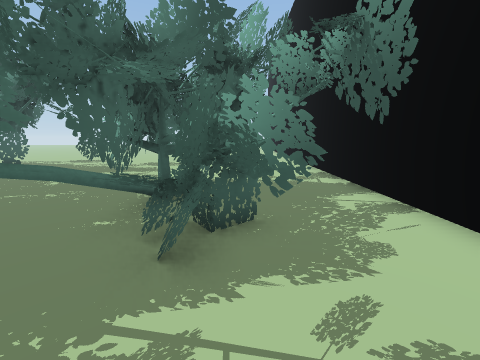
[1] (above)

24 first-person views from a walk through a Unity game level. The camera is 1.4 m above the floor, tilts 10° down and sees 90° across. The floor is counted in squares, 1 m on a side. Each view is taken from the middle of a square. On the plan, view 1 faces up. The plan holds only what a view shows up to about 13 squares ahead; the rest is blank. The place goes on beyond the plan. Some animated figures are left out.

[2]
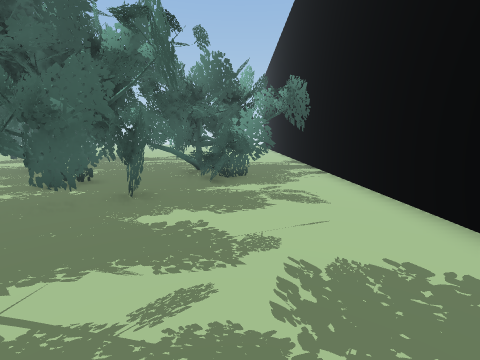

[3]
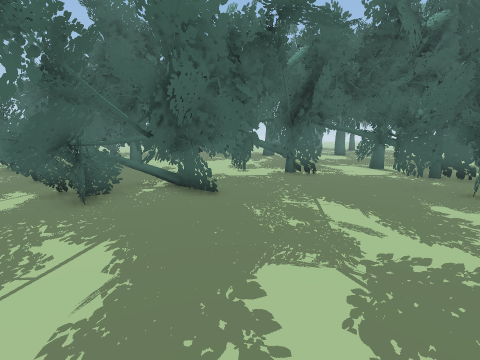

[4]
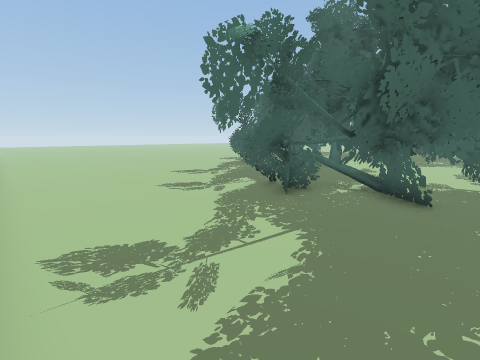

[5]
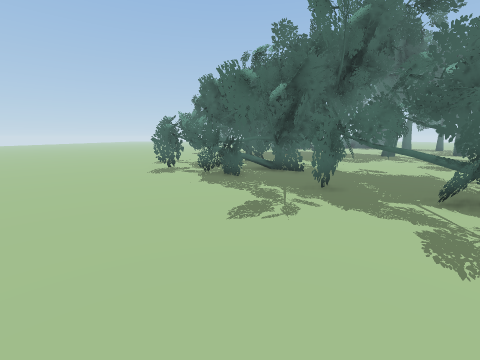

[6]
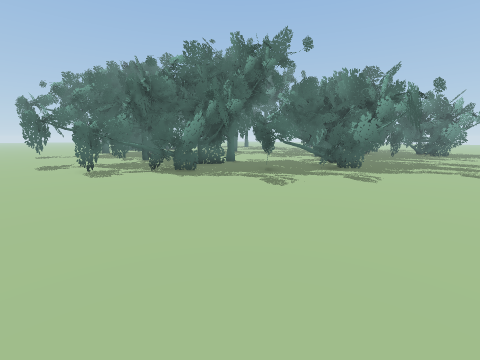

[7]
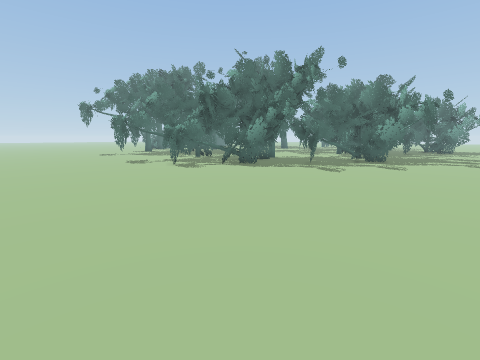

[8]
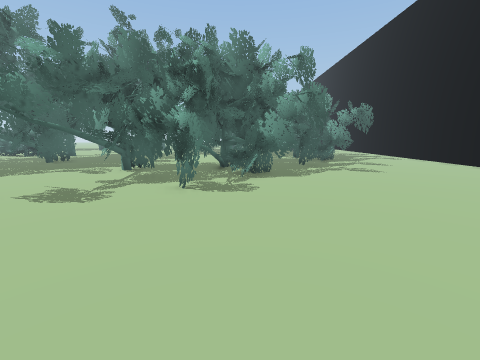

[9]
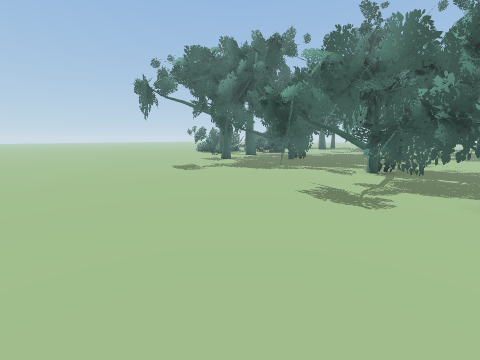

[10]
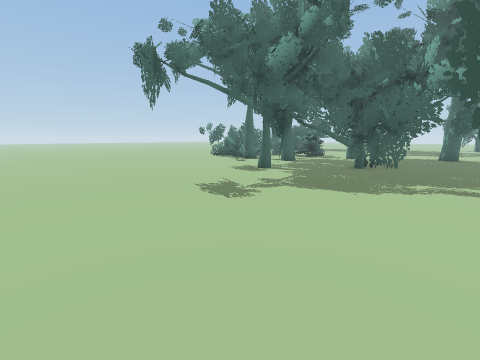

[11]
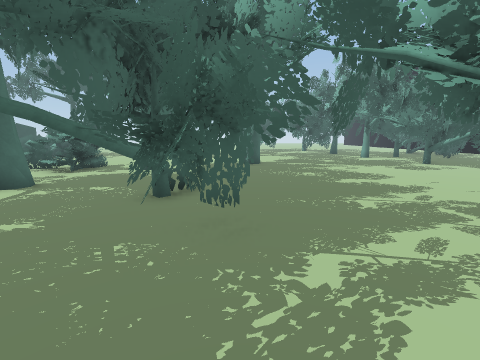

[12]
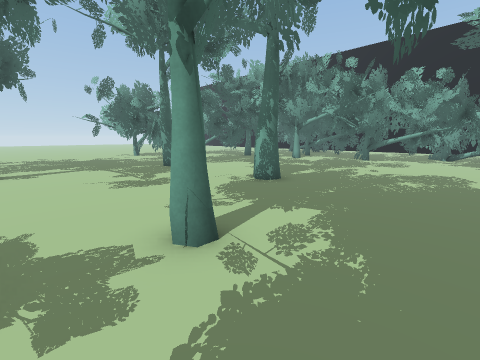

[13]
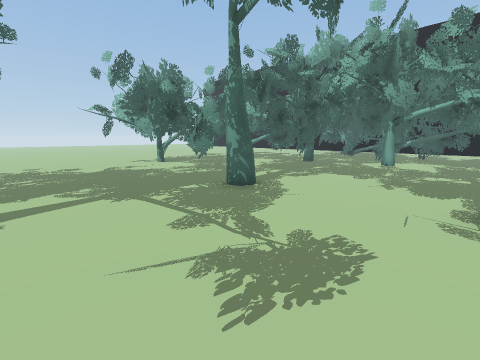

[14]
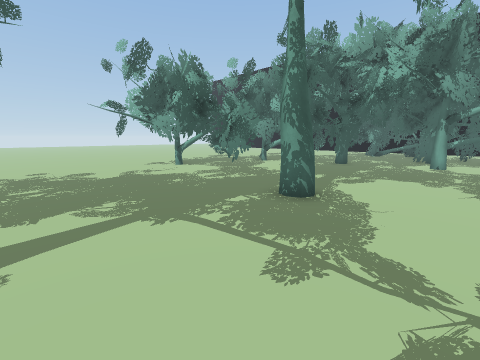

[15]
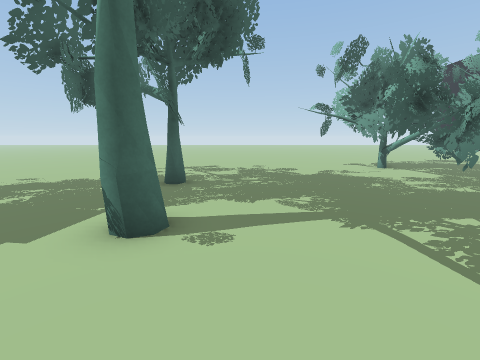

[16]
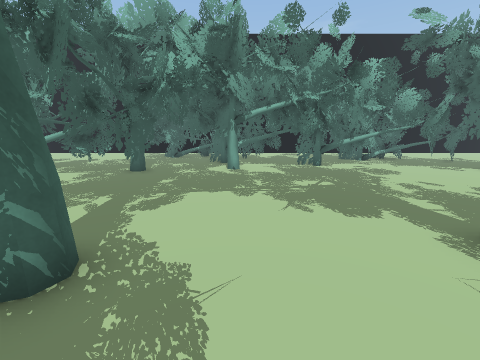

[17]
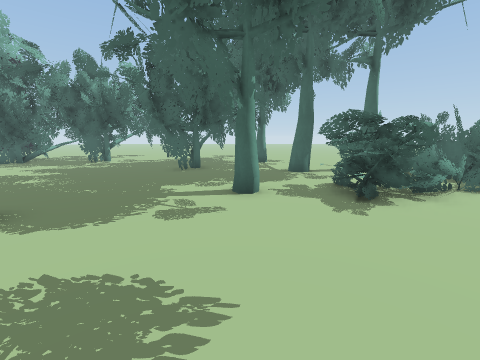

[18]
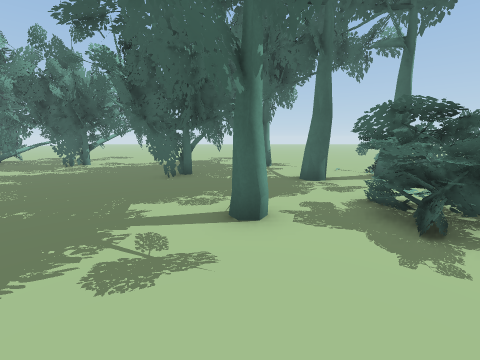

[19]
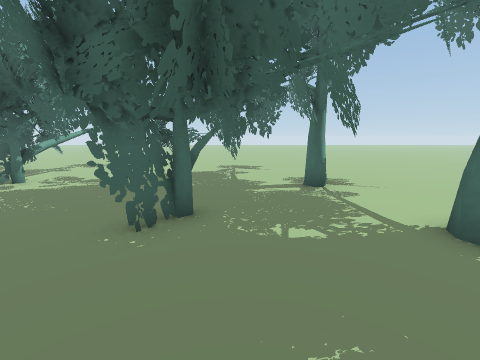

[20]
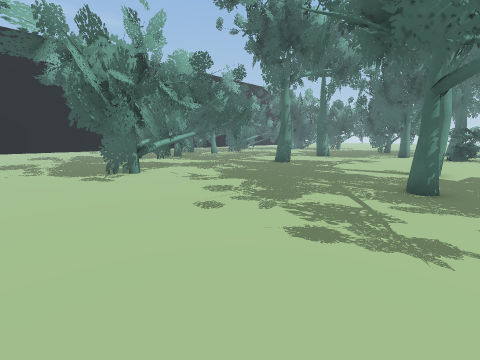

[21]
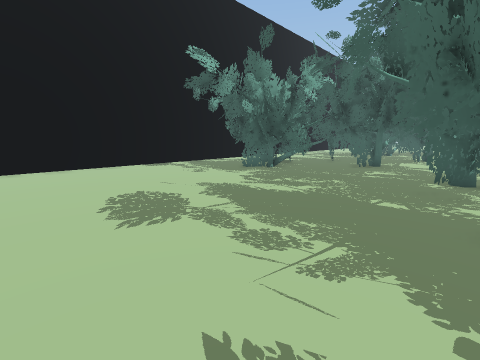

[22]
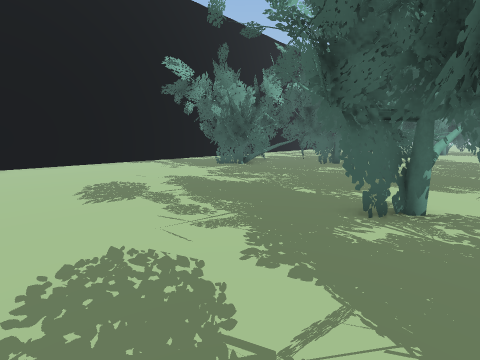

[23]
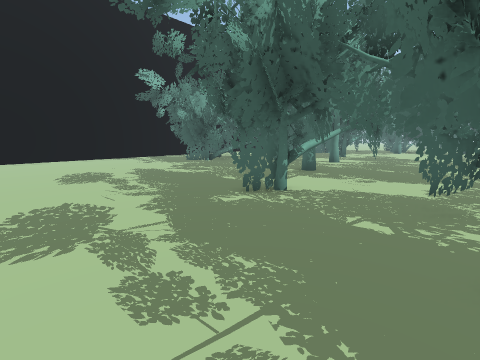

[24]
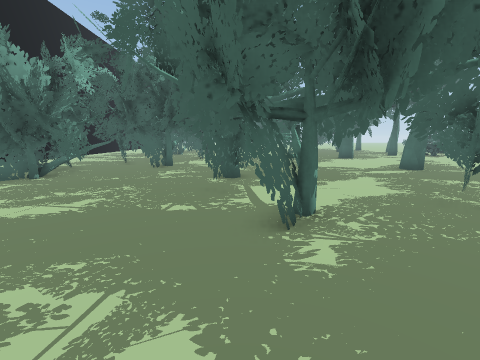

### Floor plan
Key: @ floor where view 1 was taken; # wall or solid block; . floor; T tree; O other object.
Columns run from 25 left of view 1 to 4 right of it. Each row starts with its distance up from view 1.
 15 .............................#
 14 .............................#
 13 .......TTT...................#
 12 .......TTTTT.................#
 11 ........TTTT#TTTT............#
 10 .........T###TTTT............#
  9 .........#TTTTTT#T...........#
  8 .T.....T T TT  T##....TT ....#
  7 .T......TT ...#TTTT..TTTT#...#
  6 ........ T .T#TT# ....TTTT...#
  5 .......... ...T TTT...TTTTT..#
  4 .#T...........##...T...TTTTT.#
  3 .T......TT..... .T TTT.TTTT..#
  2 .................###TTTT.T...#
  1 .................T.###TT.....#
  0 ...................#TTTT.@...#
 -1 .................. #TTT......#
 -2 ................TTTTT .......
 -3 .........T.......TTTT........
 -4 OO..............TTT# T......
 -5 OO..T.............TTTT#......
 -6 OOO...............TT TTT.....
 -7 ................T## TTTT.....
 -8 .................T# TTTT.T...
 -9 .#T.TTTT.........T  TTTTT....
-10 .T#. T#T........T###TTTT.....
-11 .....TT#T.....TTT##TTT.......#
-12 ..... TT#.TTTT TTTTTTT.......#
-13 ...T..TTT#.TTT #TT#T.........
-14 ....T#.T...TTTT TTTTT........
-15 .....T..... T## TTTT ........
-16 ......T.... TTTTT.T..........
-17 ..........TT.TTTT............
-18 ...........T...TT............
-19 ...........TT................
-20 .............................
-21 .............................
-22 .............................
-23 .............................
-24 ............................

Positions as (right, up) in squares from view 1, and headings:
1: (0, 0), facing up
2: (0, -5), facing up
3: (3, -5), facing left
4: (3, -5), facing down-left
5: (2, -14), facing left
6: (2, -20), facing up-left
7: (2, -24), facing up-left
8: (-8, -24), facing up
9: (-10, -24), facing up-left
10: (-15, -22), facing up-left
11: (-17, -16), facing up
12: (-23, -8), facing up-right
13: (-22, -2), facing up-right
14: (-22, 0), facing up-right
15: (-22, 0), facing up
16: (-19, 1), facing right
17: (-21, 1), facing down
18: (-21, -1), facing down
19: (-20, -6), facing down
20: (-25, 15), facing down-right
21: (-9, 15), facing down-right
22: (-11, 15), facing down-right
23: (-14, 15), facing down-right
24: (-9, 14), facing down
